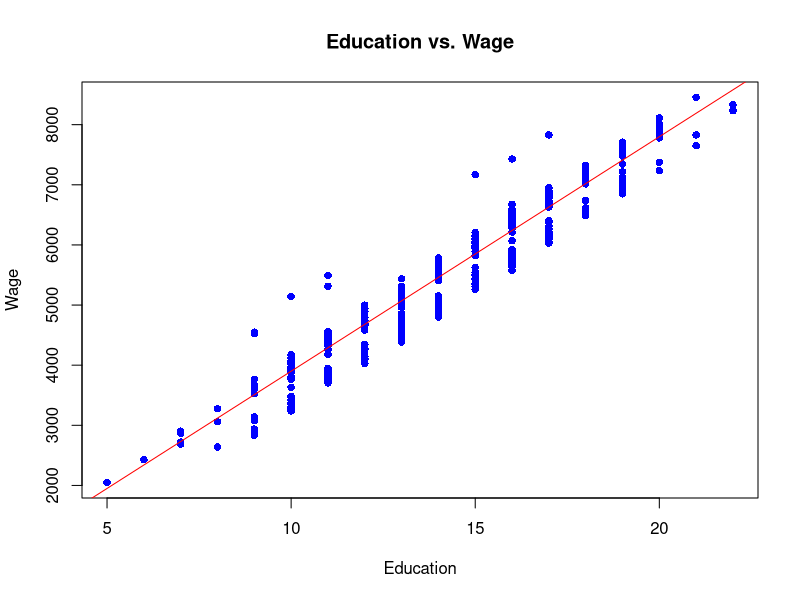
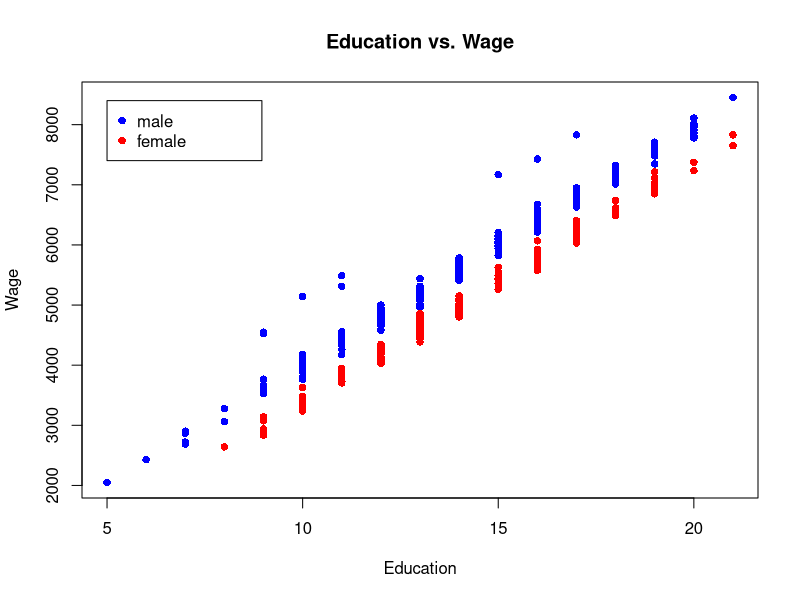

The R source for these figures, in order:
## Setup first

# Change directory to where data is stored
setwd("~/Dropbox/Study/Statistical Learning/Exercises/Ex2")

# Read in the data
original_data <- read.table("Education.txt", header = T)

# Get an overview of the data
summary(original_data)

# We observe some fishy data such as educ<0 or gender!=1|2
fishy = which(original_data$Education < 0 | 
                !original_data$Gender %in% c(1,2) |
                original_data$Wage == min(original_data$Wage))

# We remove the fishy data 
my_data = original_data[-fishy,]
rm(original_data)

## Ex 2.1
plot(my_data$Wage~my_data$Education, main="Education vs. Wage", 
     xlab="Education", ylab="Wage", col="blue", pch=16)
abline(0, 390, col="red") # Adding a line to indicate the relationship


## Ex 2.2

# Seperating the data according to gender
male_data = my_data[which(my_data$Gender==1),]
female_data = my_data[which(my_data$Gender==2),]

plot(male_data$Wage~male_data$Education, main="Education vs. Wage", 
     xlab="Education", ylab="Wage", col="blue", pch=16)
points(female_data$Wage~female_data$Education, col="red", pch=16)
legend(5, 8400, c("male","female"), col=c("blue","red"), pch=c(16,16), text.width=c(3,3))


## Ex 2.3

original_data <- read.table("Mean20.txt", header = T)
summary(original_data)
# - We observe a negative time-value: This could be a typo, faulty data,...
#   Because we don't know we will excude it from the data-set (as suggested 
#   in the last exercise-session)
# - We also observe a NaN which we'll also remove

my_data = original_data[which(original_data$time>0),]
summary(my_data)
std = sd(my_data)

## Ex 2.4

t.test(my_data,mu=7.05,alternative="two.sided")
# Small p-value of 0.02178 -> Reject H_0 (i.e. true mean different from 7.05)

t.test(original_data,mu=7.05,alternative="two.sided")
# Results in large p-value of 0.3 -> Do not reject H_0 (influence of outlier!)

## Ex 2.5

t.test(my_data,mu=7.05,alternative="greater")
# Very large p-value of 0.9891 -> Do not reject H_0
# I would doubt Marys theory with this result though :)

